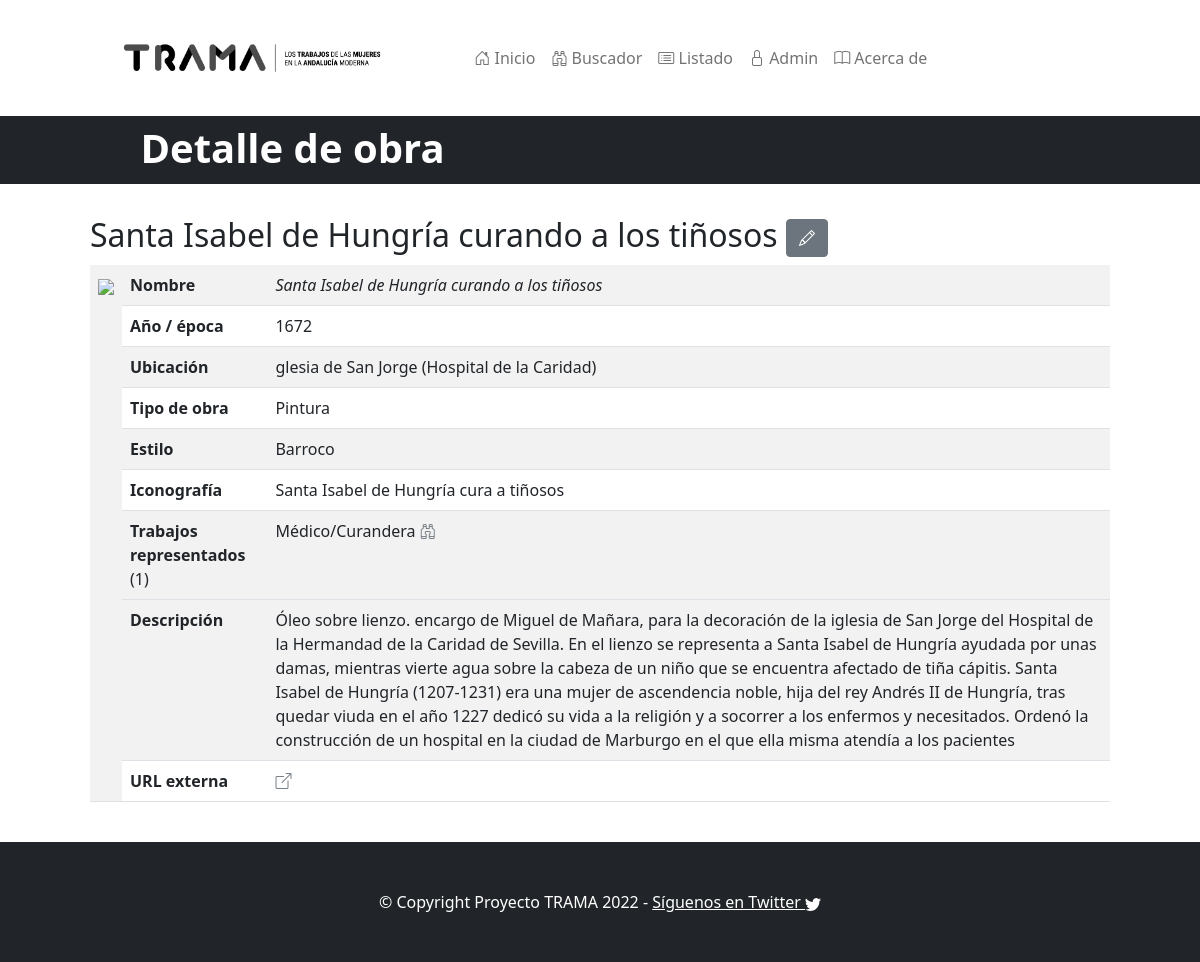
/trama/obra/8/, run on the app's committed database.
### trama/models.py (models this page shows, shortened)
class Obra(models.Model):
    nombre_obra = models.CharField(
        max_length=256,
        blank=False,
        null=False,
        help_text="Nombre completo de la obra")
    autor = models.CharField(max_length=256,
        blank=False,
        null=False,
        help_text="Autor de la obra")
    anno = models.CharField("Año o época aproximada de la obra",
        max_length=64,
        blank=False,
        null=False,
        help_text="Año (exacto o aproximado) de creación de la obra")
    ubicacion = models.CharField("Ubicación",
        max_length=128,
        blank=False,
        null=False,
        help_text="Ubicación de la obra (museo, colección particular...)")
    iconografia = models.CharField("Iconografía",
        max_length=128,
        blank=False,
        null=False,
        help_text="Breve descripción de la iconografía representada")
    descripcion = models.TextField("Descripción",
        blank=False,
        null=False,
        help_text="Descripción de la obra en texto libre")
    url_externa = models.CharField(max_length=512,
        blank=True,
        null=True,
        help_text="URL con contexto")
    url_imagen = models.CharField(max_length=512,
        blank=True,
        null=True,
        help_text="URL externa del archivo de imagen (si la hay)")
    estilo = models.ForeignKey(
        Estilo,
        blank=False,
        null=False,
        on_delete=models.CASCADE)
    tipo_de_obra = models.ForeignKey(
        TipoDeObra,
        blank=False,
        null=False,
        on_delete=models.CASCADE)
    trabajo_representado = models.ManyToManyField(
        TrabajoRepresentado,
        blank=False)

class TipoDeObra(models.Model):
    nombre_tipo = models.CharField(
        max_length=256,
        blank=False,
        null=False,
        help_text="Tipo de obra: Pintura, Escultura,...")

class Estilo(models.Model):
    nombre_estilo = models.CharField(
        max_length=256,
        blank=False,
        null=False,
        help_text="Nombre del estilo artítico (Renacimiento, barroco, etc.)")

class TrabajoRepresentado(models.Model):
    nombre_trabajo = models.CharField(
        max_length=256,
        blank=False,
        null=False,
        help_text="Nombre de la profesión representada (hilandera, curandera,...)")

### trama/views.py (the view)
# urls.py: re_path(r"^obra/(?P<obra_id>\d+)/$",
def obra(request, obra_id):
    obra = get_object_or_404(Obra, pk=obra_id)
    return render(request, "obra.html", {"obra": obra})

### trama/templates/obra.html
{% extends "base.html" %}{% load static %}{% load admin_urls %}
{% block texto_barra %}Detalle de obra{% endblock %}
{% block content %}
    <div class="container-fluid">
        <h2>{{obra.nombre_obra}} <a class="btn btn-secondary"
            href="{% url 'admin:trama_obra_change' obra.pk %}"><i class="bi bi-pencil"></i></a></h2>
    </div>
        <div class="container-fluid">
            <table class="table table-striped">
                <tbody>
                    <tr>
                        <td scope="row" rowspan="0">
                            {% if obra.url_imagen %}
                                <a href="{{obra.url_imagen}}"><img
                                    src="{{obra.url_imagen}}" class="img-fluid"
                                    style="vertical-align: middle;"
                                style="max-height: 200px;"/></a>
                            {% else %}
                                <img src="{% static 'trama/sin_imagen.jpg' %}" />
                            {% endif %}
                        </td>
                        <td scope="row"><strong>Nombre</strong></td>
                        <td scope="row"><em>{{obra.nombre_obra}}</em></td>
                    </tr>
                    <tr>
                        <td scope="row"><strong>Año / época</strong></td>
                        <td scope="row">{{obra.anno}}</td>
                    </tr>
                    <tr>
                        <td scope="row"><strong>Ubicación</strong></td>
                        <td scope="row">{{obra.ubicacion}}</td>
                    </tr>
                    <tr>
                        <td scope="row"><strong>Tipo de obra</strong></td>
                        <td scope="row">{{obra.tipo_de_obra.nombre_tipo}}</td>
                    </tr>
                    <tr>
                        <td scope="row"><strong>Estilo</strong></td>
                        <td scope="row">{{obra.estilo.nombre_estilo}}</td>
                    </tr>
                    <tr>
                        <td scope="row"><strong>Iconografía</strong></td>
                        <td scope="row">{{obra.iconografia}}</td>
                    </tr>
                    <tr>
                        <td scope="row" rowspan="{{obra.trabajo_representado.all.count}}"><strong>Trabajos representados</strong> ({{obra.trabajo_representado.all.count}})</td>
                        {% for trabajo in obra.trabajo_representado.all %}
                        <td scope="row">{{ trabajo.nombre_trabajo }}
                            <a href="{% url 'search_result' %}?query={{trabajo.nombre_trabajo}}"><i class="bi bi-binoculars"></i></a>
                        </td></tr>
                        <tr>{% endfor %}
                    </tr>
                    <tr>
                        <td scope="row"><strong>Descripción</strong></td>
                        <td scope="row">{{obra.descripcion}}</td>
                    </tr>
                    {% if obra.url_externa %}
                    <tr>
                        <td scope="row"><strong>URL externa</strong></td>
                        <td scope="row"><a href="{{obra.url_externa}}"><i class="bi bi-box-arrow-up-right"></i></a></td>
                    </tr>
                    {% endif %}
            </table>
        </div>
{% endblock %}

### data on the page
Obra: nombre_obra "Santa Isabel de Hungría curando a los tiñosos", anno "1672", ubicacion "glesia de San Jorge (Hospital de la Caridad)", tipo_de_obra.nombre_tipo "Pintura", estilo.nombre_estilo "Barroco", iconografia "Santa Isabel de Hungría cura a tiñosos", trabajo_representado.all.count "1", descripcion "Óleo sobre lienzo. encargo de Miguel de Mañara, para la decoración de la iglesia de San Jorge del Hospital de la Hermandad de la Caridad de Sevilla. En el lienzo se representa a Santa Isabel de Hungría ayudada por unas damas, mientras vierte agua sobre la cabeza de un niño que se encuentra afectado de tiña cápitis. Santa Isabel de Hungría (1207-1231) era una mujer de ascendencia noble, hija del rey Andrés II de Hungría, tras quedar viuda en el año 1227 dedicó su vida a la religión y a socorrer a los enfermos y necesitados. Ordenó la construcción de un hospital en la ciudad de Marburgo en el que ella misma atendía a los pacientes"
TrabajoRepresentado: nombre_trabajo "Médico/Curandera"
